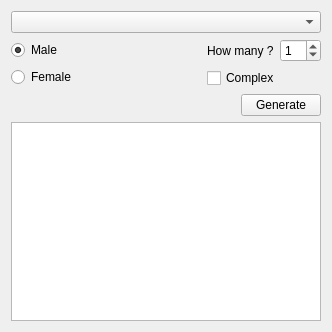
<?xml version="1.0" encoding="UTF-8"?>
<ui version="4.0">
 <class>NameGeneratorWidget</class>
 <widget class="QWidget" name="NameGeneratorWidget">
  <property name="geometry">
   <rect>
    <x>0</x>
    <y>0</y>
    <width>332</width>
    <height>332</height>
   </rect>
  </property>
  <property name="windowTitle">
   <string>Name Generator</string>
  </property>
  <property name="windowIcon">
   <iconset resource="../../../../rolisteam.qrc">
    <normaloff>:/resources/logo/500-symbole.png</normaloff>:/resources/logo/500-symbole.png</iconset>
  </property>
  <layout class="QVBoxLayout" name="verticalLayout_2">
   <item>
    <widget class="QComboBox" name="m_database"/>
   </item>
   <item>
    <layout class="QHBoxLayout" name="horizontalLayout">
     <item>
      <layout class="QVBoxLayout" name="verticalLayout">
       <item>
        <widget class="QRadioButton" name="m_maleBtn">
         <property name="text">
          <string>Male</string>
         </property>
         <property name="checked">
          <bool>true</bool>
         </property>
         <property name="autoRepeat">
          <bool>false</bool>
         </property>
        </widget>
       </item>
       <item>
        <widget class="QRadioButton" name="m_femaleBtn">
         <property name="text">
          <string>Female</string>
         </property>
        </widget>
       </item>
      </layout>
     </item>
     <item>
      <spacer name="horizontalSpacer">
       <property name="orientation">
        <enum>Qt::Horizontal</enum>
       </property>
       <property name="sizeHint" stdset="0">
        <size>
         <width>40</width>
         <height>20</height>
        </size>
       </property>
      </spacer>
     </item>
     <item>
      <layout class="QFormLayout" name="formLayout">
       <item row="0" column="0">
        <widget class="QLabel" name="label">
         <property name="text">
          <string>How many ?</string>
         </property>
        </widget>
       </item>
       <item row="0" column="1">
        <widget class="QSpinBox" name="m_nameCount">
         <property name="value">
          <number>1</number>
         </property>
        </widget>
       </item>
       <item row="1" column="0" colspan="2">
        <widget class="QCheckBox" name="m_complexName">
         <property name="text">
          <string>Complex</string>
         </property>
        </widget>
       </item>
      </layout>
     </item>
    </layout>
   </item>
   <item>
    <layout class="QHBoxLayout" name="horizontalLayout_2">
     <item>
      <spacer name="horizontalSpacer_2">
       <property name="orientation">
        <enum>Qt::Horizontal</enum>
       </property>
       <property name="sizeHint" stdset="0">
        <size>
         <width>40</width>
         <height>20</height>
        </size>
       </property>
      </spacer>
     </item>
     <item>
      <widget class="QPushButton" name="m_gen">
       <property name="text">
        <string>Generate</string>
       </property>
      </widget>
     </item>
    </layout>
   </item>
   <item>
    <widget class="QTextEdit" name="m_result">
     <property name="styleSheet">
      <string notr="true">font: 11pt &quot;DejaVu Sans Mono&quot;;</string>
     </property>
     <property name="readOnly">
      <bool>true</bool>
     </property>
    </widget>
   </item>
  </layout>
 </widget>
 <resources>
  <include location="../../../../rolisteam.qrc"/>
 </resources>
 <connections/>
</ui>
